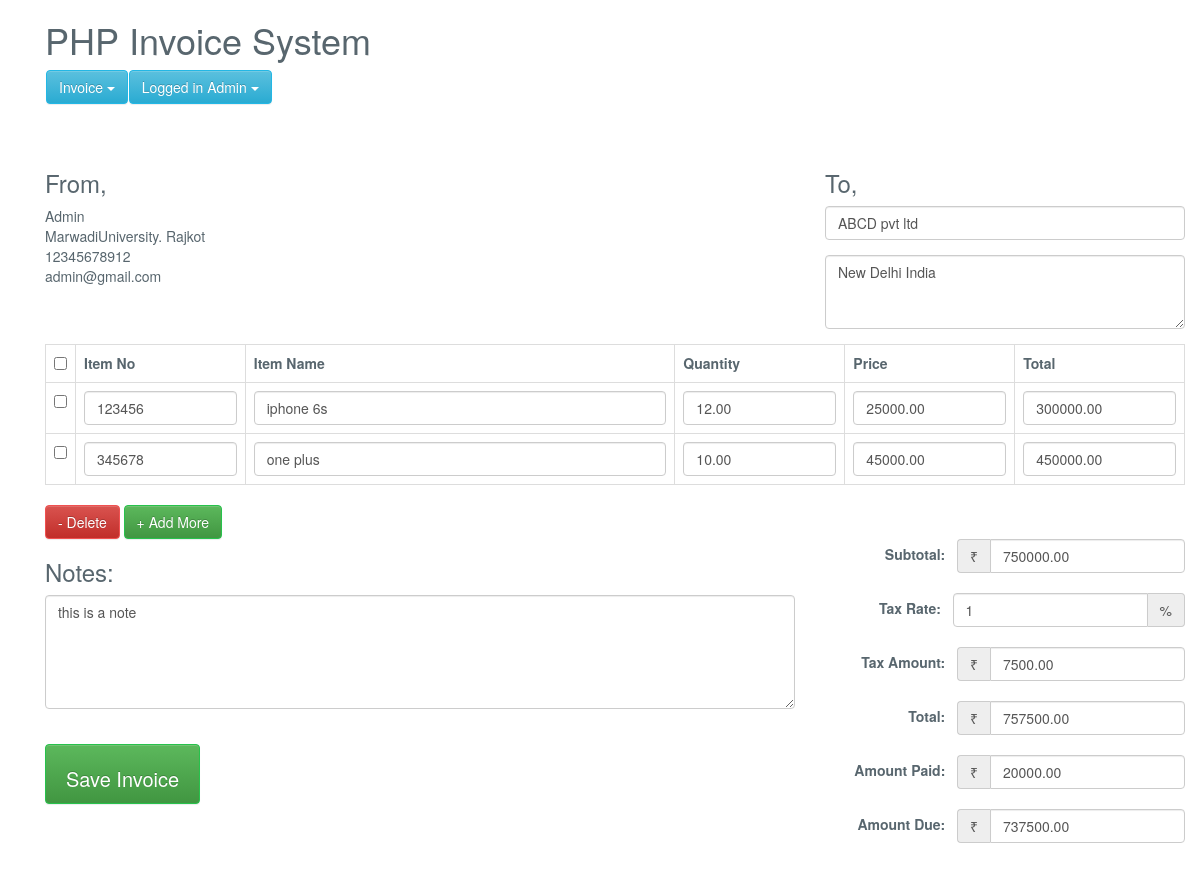
Page /edit_invoice.php?update_id=682 (signed in) on the committed database.
### tables this page shows
CREATE TABLE `invoice_order` (
  `order_id` int(11) NOT NULL,
  `user_id` int(11) NOT NULL,
  `order_date` timestamp NOT NULL DEFAULT current_timestamp(),
  `order_receiver_name` varchar(250) NOT NULL,
  `order_receiver_address` text NOT NULL,
  `order_total_before_tax` decimal(10,2) NOT NULL,
  `order_total_tax` decimal(10,2) NOT NULL,
  `order_tax_per` varchar(250) NOT NULL,
  `order_total_after_tax` double(10,2) NOT NULL,
  `order_amount_paid` decimal(10,2) NOT NULL,
  `order_total_amount_due` decimal(10,2) NOT NULL,
  `note` text NOT NULL
);

CREATE TABLE `invoice_order_item` (
  `order_item_id` int(11) NOT NULL,
  `order_id` int(11) NOT NULL,
  `item_code` varchar(250) NOT NULL,
  `item_name` varchar(250) NOT NULL,
  `order_item_quantity` decimal(10,2) NOT NULL,
  `order_item_price` decimal(10,2) NOT NULL,
  `order_item_final_amount` decimal(10,2) NOT NULL
);

### Invoice.php (called while the page is built, shortened)
<?php
class Invoice{
	private $host  = 'localhost';
    private $user  = 'root';
    private $password   = "";
    private $database  = "invoice_system";
    private $invoiceOrderTable = 'invoice_order';
	private $invoiceOrderItemTable = 'invoice_order_item';
	private $dbConnect = false;
    public function __construct(){
        if(!$this->dbConnect){
            $conn = new mysqli($this->host, $this->user, $this->password, $this->database);
            if($conn->connect_error){
                die("Error failed to connect to MySQL: " . $conn->connect_error);
            }else{
                $this->dbConnect = $conn;
            }
        }
    }
	private function getData($sqlQuery) {
		$result = mysqli_query($this->dbConnect, $sqlQuery);
		$data= array();
		while ($row = mysqli_fetch_array($result, MYSQLI_ASSOC)) {
			$data[]=$row;
		}
		return $data;
	}
	public function getInvoice($invoiceId){
		$sqlQuery = "
			SELECT * FROM ".$this->invoiceOrderTable."
			WHERE user_id = '".$_SESSION['userid']."' AND order_id = '$invoiceId'";
		$result = mysqli_query($this->dbConnect, $sqlQuery);
		$row = mysqli_fetch_array($result, MYSQLI_ASSOC);
		return $row;
	}
	public function getInvoiceItems($invoiceId){
		$sqlQuery = "
			SELECT * FROM ".$this->invoiceOrderItemTable."
			WHERE order_id = '$invoiceId'";
		return  $this->getData($sqlQuery);
	}
}
?>

### edit_invoice.php (the view, shortened to what this page needs)
<?php
include('inc/header.php');
include 'Invoice.php';
$invoice = new Invoice();
$invoice->checkLoggedIn();
if(!empty($_GET['update_id']) && $_GET['update_id']) {
	$invoiceValues = $invoice->getInvoice($_GET['update_id']);
	$invoiceItems = $invoice->getInvoiceItems($_GET['update_id']);
}
?>
<link href="css/style.css" rel="stylesheet">
<?php include('inc/container.php');?>
<div class="container content-invoice">
    	<form action="" id="invoice-form" method="post" class="invoice-form" role="form" novalidate="">
	    	<div class="load-animate animated fadeInUp">
		    	<div class="row">
		    		<div class="col-xs-8 col-sm-8 col-md-8 col-lg-8">
		    			<h1 class="title">PHP Invoice System</h1>
						<?php include('menu.php');?>
		    		</div>
		    	</div>
		    	<div class="row">
		      		<div class="col-xs-12 col-sm-4 col-md-4 col-lg-4">
		      			<h3>From,</h3>
						<?php echo $_SESSION['user']; ?><br>
						<?php echo $_SESSION['address']; ?><br>
						<?php echo $_SESSION['mobile']; ?><br>
						<?php echo $_SESSION['email']; ?><br>
		      		</div>
		      		<div class="col-xs-12 col-sm-4 col-md-4 col-lg-4 pull-right">
		      			<h3>To,</h3>
		      			<div class="form-group">
							<input value="<?php echo $invoiceValues['order_receiver_name']; ?>" type="text" class="form-control" name="companyName" id="companyName" placeholder="Company Name" autocomplete="off">
						</div>
						<div class="form-group">
							<textarea class="form-control" rows="3" name="address" id="address" placeholder="Your Address"><?php echo $invoiceValues['order_receiver_address']; ?></textarea>
						</div>
		      		</div>
		      	</div>
		      	<div class="row">
		      		<div class="col-xs-12 col-sm-12 col-md-12 col-lg-12">
		      			<table class="table table-bordered table-hover" id="invoiceItem">
							<tr>
								<th width="2%"><input id="checkAll" class="formcontrol" type="checkbox"></th>
								<th width="15%">Item No</th>
								<th width="38%">Item Name</th>
								<th width="15%">Quantity</th>
								<th width="15%">Price</th>
								<th width="15%">Total</th>
							</tr>
							<?php
							$count = 0;
							foreach($invoiceItems as $invoiceItem){
								$count++;
							?>
							<tr>
								<td><input class="itemRow" type="checkbox"></td>
								<td><input type="text" value="<?php echo $invoiceItem["item_code"]; ?>" name="productCode[]" id="productCode_<?php echo $count; ?>" class="form-control" autocomplete="off"></td>
								<td><input type="text" value="<?php echo $invoiceItem["item_name"]; ?>" name="productName[]" id="productName_<?php echo $count; ?>" class="form-control" autocomplete="off"></td>
								<td><input type="number" value="<?php echo $invoiceItem["order_item_quantity"]; ?>" name="quantity[]" id="quantity_<?php echo $count; ?>" class="form-control quantity" autocomplete="off"></td>
								<td><input type="number" value="<?php echo $invoiceItem["order_item_price"]; ?>" name="price[]" id="price_<?php echo $count; ?>" class="form-control price" autocomplete="off"></td>
								<td><input type="number" value="<?php echo $invoiceItem["order_item_final_amount"]; ?>" name="total[]" id="total_<?php echo $count; ?>" class="form-control total" autocomplete="off"></td>
							</tr>
							<?php } ?>
						</table>
		      		</div>
		      	</div>
		      	<div class="row">
		      		<div class="col-xs-12 col-sm-3 col-md-3 col-lg-3">
		      			<button class="btn btn-danger delete" id="removeRows" type="button">- Delete</button>
		      			<button class="btn btn-success" id="addRows" type="button">+ Add More</button>
		      		</div>
		      	</div>
		      	<div class="row">
		      		<div class="col-xs-12 col-sm-8 col-md-8 col-lg-8">
		      			<h3>Notes: </h3>
		      			<div class="form-group">
							<textarea class="form-control txt" rows="5" name="notes" id="notes" placeholder="Your Notes"><?php echo $invoiceValues['note']; ?></textarea>
						</div>
						<br>
						<div class="form-group">
			      			<input data-loading-text="Updating Invoice..." type="submit" name="invoice_btn" value="Save Invoice" class="btn btn-success submit_btn invoice-save-btm">
			      		</div>
		      		</div>
		      		<div class="col-xs-12 col-sm-4 col-md-4 col-lg-4">
						<span class="form-inline">
							<div class="form-group">
								<label>Subtotal: &nbsp;</label>
								<div class="input-group">
									<div class="input-group-addon currency">₹</div>
									<input value="<?php echo $invoiceValues['order_total_before_tax']; ?>" type="number" class="form-control" name="subTotal" id="subTotal" placeholder="Subtotal">
								</div>
							</div>
							<div class="form-group">
								<label>Tax Rate: &nbsp;</label>
								<div class="input-group">
									<input value="<?php echo $invoiceValues['order_tax_per']; ?>" type="number" class="form-control" name="taxRate" id="taxRate" placeholder="Tax Rate">
									<div class="input-group-addon">%</div>
								</div>
							</div>
							<div class="form-group">
								<label>Tax Amount: &nbsp;</label>
								<div class="input-group">
									<div class="input-group-addon currency">₹</div>
									<input value="<?php echo $invoiceValues['order_total_tax']; ?>" type="number" class="form-control" name="taxAmount" id="taxAmount" placeholder="Tax Amount">
								</div>
							</div>
							<div class="form-group">
								<label>Total: &nbsp;</label>
								<div class="input-group">
									<div class="input-group-addon currency">₹</div>
									<input value="<?php echo $invoiceValues['order_total_after_tax']; ?>" type="number" class="form-control" name="totalAftertax" id="totalAftertax" placeholder="Total">
								</div>
							</div>
							<div class="form-group">
								<label>Amount Paid: &nbsp;</label>
								<div class="input-group">
									<div class="input-group-addon currency">₹</div>
									<input value="<?php echo $invoiceValues['order_amount_paid']; ?>" type="number" class="form-control" name="amountPaid" id="amountPaid" placeholder="Amount Paid">
								</div>
							</div>
							<div class="form-group">
								<label>Amount Due: &nbsp;</label>
								<div class="input-group">
									<div class="input-group-addon currency">₹</div>
									<input value="<?php echo $invoiceValues['order_total_amount_due']; ?>" type="number" class="form-control" name="amountDue" id="amountDue" placeholder="Amount Due">
								</div>
							</div>
						</span>
					</div>
		      	</div>
	      	</div>
		</form>
    </div>
</div>
<?php include('inc/footer.php');?>

### css/style.css (style rules this page uses)
html { background-color1: #f0f3f4; position: relative; min-height: 100%; }
body { background-color: transparent; color: #58666e; font-family: "Source Sans Pro","Helvetica Neue",Helvetica,Arial,sans-serif; font-size: 14px; line-height: 1.42857; }
.btn-success, .panel-success { background-color: #27c24c !important; border-color: #27c24c !important; color: #fff !important; }
.btn-danger, .panel-danger { background-color: #f05050; border-color: #f05050; color: #fff !important; }
input[type=number] { -moz-appearance: textfield; }
.form-inline .form-group { margin-bottom: 20px; float: right; }
.invoice-save-btm { height:60px;padding:20px;font-size:20px; }

### rows in the picture
invoice_order: companyName "ABCD pvt ltd", address "New Delhi India", notes "this is a note", subTotal "750000.00", taxRate "1", taxAmount "7500.00", totalAftertax "757500.00", amountPaid "20000.00", amountDue "737500.00"
invoice_order_item: item_code "123456", item_name "iphone 6s", order_item_quantity "12.00", order_item_price "25000.00", order_item_final_amount "300000.00"
invoice_order_item: item_code "345678", item_name "one plus", order_item_quantity "10.00", order_item_price "45000.00", order_item_final_amount "450000.00"

### other values in the picture
$_SESSION['user'] "Admin"
$_SESSION['address'] "MarwadiUniversity. Rajkot"
$_SESSION['mobile'] "12345678912"
$_SESSION['email'] "admin@gmail.com"
